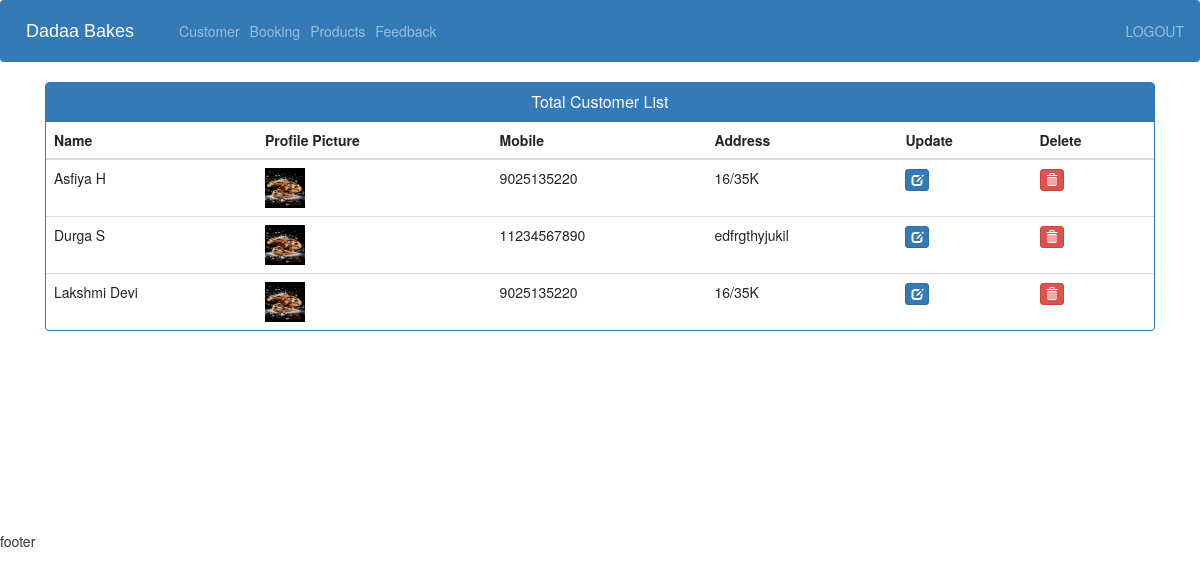
The app's page /view-customer (signed in) with its own data.
### ecom/models.py (models this page shows, shortened)
class Customer(models.Model):
    user=models.OneToOneField(User,on_delete=models.CASCADE)
    profile_pic= models.ImageField(upload_to='profile_pic/CustomerProfilePic/',null=True,blank=True)
    address = models.CharField(max_length=40)
    mobile = models.CharField(max_length=20,null=False)
    @property
    def get_name(self):
        return self.user.first_name+" "+self.user.last_name

### ecom/views.py (the view)
# urls.py: path('view-customer', views.view_customer_view,name='view-customer'),
@login_required(login_url='adminlogin')
def view_customer_view(request):
    customers=models.Customer.objects.all()
    return render(request,'ecom/view_customer.html',{'customers':customers})

### sweet-shop-ecommerce/templates/ecom/view_customer.html (shortened to what this page needs)
{% extends 'ecom/admin_base.html' %}
{% load static %}
{% block content %}
<head>
  <link href="//netdna.bootstrapcdn.com/bootstrap/3.0.0/css/bootstrap.min.css" rel="stylesheet" id="bootstrap-css">
</head>
<div class="container">
  <div class="panel panel-primary">
    <div class="panel-heading">
      <h6 class="panel-title">Total Customer List</h6>
    </div>
    <table class="table table-hover" id="dev-table">
      <thead>
        <tr>
          <th>Name</th>
          <th>Profile Picture</th>
          <th>Mobile</th>
          <th>Address</th>
          <th>Update</th>
          <th>Delete</th>
        </tr>
      </thead>
      {% for c in customers %}
      <tr>
        <td> {{c.get_name}}</td>
        <td> <img src="{% static c.profile_pic.url %}" alt="Profile Pic" height="40px" width="40px" /></td>
        <td>{{c.mobile}}</td>
        <td>{{c.address}}</td>
        <td><a class="btn btn-primary btn-xs" href="{% url 'update-customer' c.id  %}"><span class="glyphicon glyphicon-edit"></span></a></td>
        <td><a class="btn btn-danger btn-xs" href="{% url 'delete-customer' c.id  %}"><span class="glyphicon glyphicon-trash"></span></a></td>
      </tr>
      {% endfor %}
    </table>
  </div>
</div>
{% endblock content %}

### sweet-shop-ecommerce/templates/ecom/view_customer.html (style rules this page uses)
a:link { text-decoration: none; }
h6 { text-align: center; }

### records on screen
Customer: get_name "Asfiya H", profile_pic (picture), mobile "9025135220", address "16/35K"
Customer: get_name "Durga S", profile_pic (picture), mobile "11234567890", address "edfrgthyjukil"
Customer: get_name "Lakshmi Devi", profile_pic (picture), mobile "9025135220", address "16/35K"
